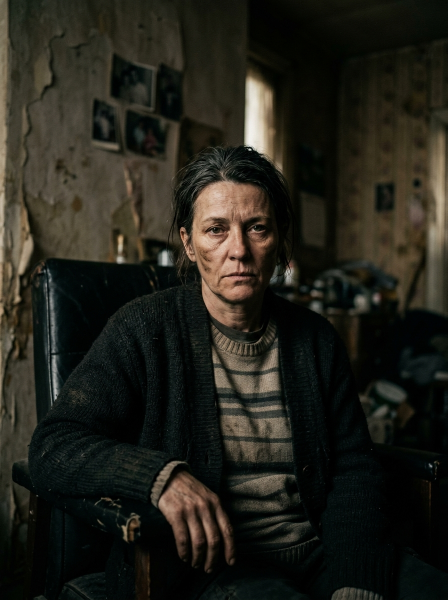
#> input picture assets/images/characters/street/ST_001_Mere_Kimmie.png, 896 x 1200 px (shown at 1/2 size)
$ python -i build_final_beauty_in_black_portraits.py   (imports and definitions only)
#> lines starting #> are read from the running program, lines starting #| are printed output that depends on the picture
import os
import sys
from PIL import Image, ImageEnhance, ImageDraw, ImageFilter

CACHE_DIR = '/tmp/wikimedia_cache'

# Mapping of all 60 canonical characters to source files, framing, and faction
PORTRAIT_CONFIG = {
    # -------------------------------------------------------------------------
    # STREET CAMPAIGN (28 Interlocutors)
    # -------------------------------------------------------------------------
    'ST_001': {
        'target': 'assets/images/characters/street/ST_001_Mere_Kimmie.png',
        'src': '960px-Tamara_Tunie_at_EssenceFest_2025.jpg',
        'role': 'Mère de Kimmie (Tamara Tunie)',
        'faction': 'street',
        'focus_y': 0.32,
        'crop_scale': 0.65,
    },
    'ST_002': {
        'target': 'assets/images/characters/street/ST_002_Gerant_Motel.png',
        'src': '960px-Dex_Robinson_at_EssenceFest_2025.jpg',
        'role': 'Gérant du Motel (Dex Robinson)',
        'faction': 'street',
        'focus_y': 0.30,
        'crop_scale': 0.65,
    },
    'ST_003': {
        'target': 'assets/images/characters/street/ST_003_Gerant_Club.png',
        'src': '960px-Cortez_Smith_at_EssenceFest_2025.jpg',
        'role': 'Gérant du Club - Velvet Lounge (Cortez Smith)',
        'faction': 'street',
        'focus_y': 0.30,
        'crop_scale': 0.65,
    },
    'ST_004': {
        'target': 'assets/images/characters/street/ST_004_Rain.png',
        'src': '960px-Coco_Jones_Essence_Festival_of_Culture_2025.jpg',
        'role': 'Rain - Star Dancer (Coco Jones)',
        'faction': 'street',
        'focus_y': 0.35,
        'crop_scale': 0.58,
    },
    'ST_005': {
        'target': 'assets/images/characters/street/ST_005_Norman.png',
        'src': '960px-Mike_Colter_by_Gage_Skidmore.jpg',
        'role': 'Norman - Bouncer & Sécurité (Mike Colter)',
        'faction': 'street',
        'focus_y': 0.38,
        'crop_scale': 0.70,
    },
    'ST_006': {
        'target': 'assets/images/characters/street/ST_006_Petite_Soeur.png',
        'src': '960px-Jordan_Chiles_on_2025_Essence_Festival_of_Culture_Carpet_%28cropped%29.jpg',
        'role': 'Petite Sœur (Jordan Chiles)',
        'faction': 'street',
        'focus_y': 0.35,
        'crop_scale': 0.70,
    },
    'ST_007': {
        'target': 'assets/images/characters/street/ST_007_Client_Emeche.png',
        'src': '960px-Druski_at_Essence_Festival_of_Culture_2025_01.jpg',
        'role': 'Client Éméché (Druski)',
        'faction': 'street',
        'focus_y': 0.28,
        'crop_scale': 0.60,
    },
    'ST_008': {
        'target': 'assets/images/characters/street/ST_008_Controle_Police.png',
        'src': '960px-Terry_Crews_by_Gage_Skidmore.jpg',
        'role': 'Contrôle de Police (Terry Crews)',
        'faction': 'street',
        'focus_y': 0.36,
        'crop_scale': 0.65,
    },
    'ST_009': {
        'target': 'assets/images/characters/street/ST_009_Gillian.png',
        'src': '960px-Quad_Webb_at_EssenceFest_2025.jpg',
        'role': 'Gillian (Quad Webb)',
        'faction': 'street',
        'focus_y': 0.28,
        'crop_scale': 0.60,
    },
    'ST_010': {
        'target': 'assets/images/characters/street/ST_010_Detective_Davis.png',
        'src': '960px-Noel_Braham_at_EssenceFest_2025.jpg',
        'role': 'Détective Davis (Noel Braham)',
        'faction': 'street',
        'focus_y': 0.32,
        'crop_scale': 0.65,
    },
    'ST_013': {
        'target': 'assets/images/characters/street/ST_013_Banquette_VIP.png',
        'src': '960px-CocoonClub_-_VIP_Coccon.jpg',
        'role': 'Banquette VIP',
        'faction': 'street',
        'focus_y': 0.50,
        'crop_scale': 1.0,
    },
    'ST_015': {
        'target': 'assets/images/characters/street/ST_015_Cipher.png',
        'src': '960px-Kyle_Bary_at_EssenceFest_2025.jpg',
        'role': 'Cipher (Kyle Bary)',
        'faction': 'street',
        'focus_y': 0.32,
        'crop_scale': 0.65,
    },
    'ST_020': {
        'target': 'assets/images/characters/street/ST_020_Sbires_Bell.png',
        'src': '960px-Winston_Duke_by_Gage_Skidmore.jpg',
        'role': 'Sbires Bell (Winston Duke)',
        'faction': 'street',
        'focus_y': 0.35,
        'crop_scale': 0.65,
    },
    'ST_021': {
        'target': 'assets/images/characters/street/ST_021_Receptionniste.png',
        'src': '960px-Crystal_Hayslett_at_EssenceFest_2025.jpg',
        'role': 'Réceptionniste de Luxe (Crystal Hayslett)',
        'faction': 'street',
        'focus_y': 0.30,
        'crop_scale': 0.65,
    },
    'ST_024': {
        'target': 'assets/images/characters/street/ST_024_Agent_Corrompu.png',
        'src': '960px-Daniel_Kaluuya_by_Gage_Skidmore.jpg',
        'role': 'Agent Corrompu (Daniel Kaluuya)',
        'faction': 'street',
        'focus_y': 0.35,
        'crop_scale': 0.65,
    },
    'ST_027': {
        'target': 'assets/images/characters/street/ST_027_Videosurveillance.png',
        'src': '960px-CCTV_control_room_monitor_wall.jpg',
        'role': 'Vidéosurveillance',
        'faction': 'street',
        'focus_y': 0.50,
        'crop_scale': 1.0,
    },
    'ST_028': {
        'target': 'assets/images/characters/street/ST_028_Marco.png',
        'src': '960px-Yahya_Abdul-Mateen_II_by_Gage_Skidmore.jpg',
        'role': 'Marco (Yahya Abdul-Mateen II)',
        'faction': 'street',
        'focus_y': 0.35,
        'crop_scale': 0.65,
    },
    'ST_030': {
        'target': 'assets/images/characters/street/ST_030_Panne_Secteur.png',
        'src': '960px-Blackout_Flatiron_%288147572701%29.jpg',
        'role': 'Panne de Secteur',
        'faction': 'street',
        'focus_y': 0.50,
        'crop_scale': 1.0,
    },
    'ST_032': {
        'target': 'assets/images/characters/street/ST_032_Incendie_Velvet.png',
        'src': '960px-Fire_engine_crews_receiving_night_operations_briefing_for_Bear_Fire_03.jpg',
        'role': 'L\'Incendie du Velvet',
        'faction': 'street',
        'focus_y': 0.50,
        'crop_scale': 1.0,
    },
    'ST_033': {
        'target': 'assets/images/characters/street/ST_033_Sbire_Arme.png',
        'src': '960px-Keith_Lee_on_the_carpet_at_EssenceFest_2025_-_01_-_cropped.jpg',
        'role': 'Sbire Armé (Keith Lee)',
        'faction': 'street',
        'focus_y': 0.32,
        'crop_scale': 0.65,
    },
    'ST_035': {
        'target': 'assets/images/characters/street/ST_035_SWAT_Pompiers.png',
        'src': '960px-2024_RNC_Swat_assemble.jpg',
        'role': 'SWAT & Pompiers',
        'faction': 'street',
        'focus_y': 0.50,
        'crop_scale': 1.0,
    },
    'ST_040': {
        'target': 'assets/images/characters/street/ST_040_Chambre_Forte.png',
        'src': 'Bank_vault_door.jpg',
        'role': 'Chambre Forte Bell',
        'faction': 'street',
        'focus_y': 0.50,
        'crop_scale': 1.0,
    },
    'ST_041': {
        'target': 'assets/images/characters/street/ST_041_President_Jury.png',
        'src': '960px-Forest_Whitaker_by_Gage_Skidmore.jpg',
        'role': 'Président du Jury (Forest Whitaker)',
        'faction': 'street',
        'focus_y': 0.35,
        'crop_scale': 0.65,
    },
    'ST_042': {
        'target': 'assets/images/characters/street/ST_042_Avocat_Bell.png',
        'src': '960px-Chiwetel_Ejiofor_by_Gage_Skidmore.jpg',
        'role': 'Avocat des Bell (Chiwetel Ejiofor)',
        'faction': 'street',
        'focus_y': 0.35,
        'crop_scale': 0.65,
    },
    'ST_044': {
        'target': 'assets/images/characters/street/ST_044_Procureur_Federal.png',
        'src': '960px-Emayatzy_Corinealdi_at_EssenceFest_2025.jpg',
        'role': 'Procureur Fédéral (Emayatzy Corinealdi)',
        'faction': 'street',
        'focus_y': 0.30,
        'crop_scale': 0.65,
    },
    'ST_046': {
        'target': 'assets/images/characters/street/ST_046_Collectif_Danseuses.png',
        'src': '960px-Schelle_Purcell_at_EssenceFest_2025.jpg',
        'role': 'Collectif des Danseuses (Schelle Purcell)',
        'faction': 'street',
        'focus_y': 0.32,
        'crop_scale': 0.65,
    },
    'ST_047': {
        'target': 'assets/images/characters/street/ST_047_Le_Greffier.png',
        'src': '960px-Aisha_Tyler_by_Gage_Skidmore.jpg',
        'role': 'Le Greffier (Aisha Tyler)',
        'faction': 'street',
        'focus_y': 0.35,
        'crop_scale': 0.65,
    },
    'ST_050': {
        'target': 'assets/images/characters/street/ST_050_Kimmie.png',
        'src': '960px-Taylor_Polidore_on_2025_Essence_Festival_of_Culture_Carpet_%28cropped%29.jpg',
        'role': 'Kimmie (Taylor Polidore Williams)',
        'faction': 'street',
        'focus_y': 0.38,
        'crop_scale': 0.70,
    },

    # -------------------------------------------------------------------------
    # EMPIRE CAMPAIGN (32 Interlocutors)
    # -------------------------------------------------------------------------
    'EM_001': {
        'target': 'assets/images/characters/empire/EM_001_Directeur_Financier.png',
        'src': '960px-DeVon_Franklin_on_2025_Essence_Festival_of_Culture_Carpet_%28cropped%29.jpg',
        'role': 'Directeur Financier (DeVon Franklin)',
        'faction': 'empire',
        'focus_y': 0.30,
        'crop_scale': 0.65,
    },
    'EM_002': {
        'target': 'assets/images/characters/empire/EM_002_Horace_Bell.png',
        'src': '960px-Ricco_Ross_at_EssenceFest_2025_-_cropped.jpg',
        'role': 'Horace Bell (Ricco Ross)',
        'faction': 'empire',
        'focus_y': 0.35,
        'crop_scale': 0.65,
    },
    'EM_003': {
        'target': 'assets/images/characters/empire/EM_003_Chimiste_Chef.png',
        'src': '960px-Jeffrey_Wright_by_Gage_Skidmore.jpg',
        'role': 'Chimiste en Chef (Jeffrey Wright)',
        'faction': 'empire',
        'focus_y': 0.35,
        'crop_scale': 0.65,
    },
    'EM_004': {
        'target': 'assets/images/characters/empire/EM_004_Roy_Bell.png',
        'src': '960px-Julian_Horton_at_EssenceFest_2025_%28cropped%29.jpg',
        'role': 'Roy Bell (Julian Horton)',
        'faction': 'empire',
        'focus_y': 0.38,
        'crop_scale': 0.70,
    },
    'EM_005': {
        'target': 'assets/images/characters/empire/EM_005_Journaliste_TV.png',
        'src': '960px-Rosario_Dawson_by_Gage_Skidmore.jpg',
        'role': 'Journaliste TV (Rosario Dawson)',
        'faction': 'empire',
        'focus_y': 0.35,
        'crop_scale': 0.65,
    },
    'EM_006': {
        'target': 'assets/images/characters/empire/EM_006_Procureur_Miller.png',
        'src': '960px-Sterling_K._Brown_by_Gage_Skidmore.jpg',
        'role': 'Procureur Miller (Sterling K. Brown)',
        'faction': 'empire',
        'focus_y': 0.35,
        'crop_scale': 0.60,
    },
    'EM_008': {
        'target': 'assets/images/characters/empire/EM_008_Jules_Bell.png',
        'src': '960px-Maxwell_Essence_Festival_of_Culture_2025.jpg',
        'role': 'Jules Bell (Maxwell)',
        'faction': 'empire',
        'focus_y': 0.36,
        'crop_scale': 0.60,
    },
    'EM_010': {
        'target': 'assets/images/characters/empire/EM_010_Raid_Fiscal.png',
        'src': '960px-2024_RNC_Swat_assemble.jpg',
        'role': 'Raid Fiscal',
        'faction': 'empire',
        'focus_y': 0.50,
        'crop_scale': 1.0,
    },
    'EM_013': {
        'target': 'assets/images/characters/empire/EM_013_Directrice_Marketing.png',
        'src': '960px-Bozoma_Saint_John_at_Essence_Festival_of_Culture_July_2025_%28cropped%29.jpg',
        'role': 'Directrice Marketing (Bozoma Saint John)',
        'faction': 'empire',
        'focus_y': 0.32,
        'crop_scale': 0.65,
    },
    'EM_014': {
        'target': 'assets/images/characters/empire/EM_014_Commissaire_District.png',
        'src': '960px-Lance_Reddick_by_Gage_Skidmore.jpg',
        'role': 'Commissaire du District (Lance Reddick)',
        'faction': 'empire',
        'focus_y': 0.35,
        'crop_scale': 0.65,
    },
    'EM_016': {
        'target': 'assets/images/characters/empire/EM_016_Conseil_Administration.png',
        'src': '960px-Djimon_Hounsou_by_Gage_Skidmore.jpg',
        'role': 'Conseil d\'Administration (Djimon Hounsou)',
        'faction': 'empire',
        'focus_y': 0.35,
        'crop_scale': 0.65,
    },
    'EM_017': {
        'target': 'assets/images/characters/empire/EM_017_Banquier_Suisse.png',
        'src': '960px-Morris_Chestnut_in_2010_by_Gage_Skidmore.jpg',
        'role': 'Banquier Suisse (Morris Chestnut)',
        'faction': 'empire',
        'focus_y': 0.35,
        'crop_scale': 0.65,
    },
    'EM_019': {
        'target': 'assets/images/characters/empire/EM_019_Journaliste_Times.png',
        'src': '960px-Zoe_Saldana_by_Gage_Skidmore.jpg',
        'role': 'Journaliste du Times (Zoe Saldana)',
        'faction': 'empire',
        'focus_y': 0.35,
        'crop_scale': 0.65,
    },
    'EM_020': {
        'target': 'assets/images/characters/empire/EM_020_Ligne_Urgence.png',
        'src': '960px-CCTV_control_room_monitor_wall.jpg',
        'role': 'Ligne d\'Urgence Bell',
        'faction': 'empire',
        'focus_y': 0.50,
        'crop_scale': 1.0,
    },
    'EM_021': {
        'target': 'assets/images/characters/empire/EM_021_Don_Salazar.png',
        'src': '960px-Pedro_Pascal_by_Gage_Skidmore.jpg',
        'role': 'Don Salazar (Pedro Pascal)',
        'faction': 'empire',
        'focus_y': 0.35,
        'crop_scale': 0.60,
    },
    'EM_022': {
        'target': 'assets/images/characters/empire/EM_022_Silas.png',
        'src': '960px-Winston_Duke_by_Gage_Skidmore.jpg',
        'role': 'Silas (Winston Duke)',
        'faction': 'empire',
        'focus_y': 0.35,
        'crop_scale': 0.65,
    },
    'EM_024': {
        'target': 'assets/images/characters/empire/EM_024_Juge_Vandermeer.png',
        'src': '960px-Erika_Alexander_at_EssenceFest_2025_-_cropped.jpg',
        'role': 'Juge Vandermeer (Erika Alexander)',
        'faction': 'empire',
        'focus_y': 0.32,
        'crop_scale': 0.65,
    },
    'EM_027': {
        'target': 'assets/images/characters/empire/EM_027_Archiviste.png',
        'src': '960px-Giancarlo_Esposito_by_Gage_Skidmore.jpg',
        'role': 'L\'Archiviste des Bell (Giancarlo Esposito)',
        'faction': 'empire',
        'focus_y': 0.35,
        'crop_scale': 0.65,
    },
    'EM_028': {
        'target': 'assets/images/characters/empire/EM_028_Analyste_Financier.png',
        'src': '960px-Yahya_Abdul-Mateen_II_by_Gage_Skidmore.jpg',
        'role': 'Analyste Financier (Yahya Abdul-Mateen II)',
        'faction': 'empire',
        'focus_y': 0.35,
        'crop_scale': 0.65,
    },
    'EM_030': {
        'target': 'assets/images/characters/empire/EM_030_Reseau_SWIFT.png',
        'src': '960px-CCTV_control_room_monitor_wall.jpg',
        'role': 'Réseau SWIFT',
        'faction': 'empire',
        'focus_y': 0.50,
        'crop_scale': 1.0,
    },
    'EM_031': {
        'target': 'assets/images/characters/empire/EM_031_President_Tribunal.png',
        'src': '960px-Forest_Whitaker_by_Gage_Skidmore.jpg',
        'role': 'Président du Tribunal (Forest Whitaker)',
        'faction': 'empire',
        'focus_y': 0.35,
        'crop_scale': 0.65,
    },
    'EM_036': {
        'target': 'assets/images/characters/empire/EM_036_Mandataire_Judiciaire.png',
        'src': '960px-David_Ramsey_by_Gage_Skidmore.jpg',
        'role': 'Mandataire Judiciaire (David Ramsey)',
        'faction': 'empire',
        'focus_y': 0.35,
        'crop_scale': 0.60,
    },
    'EM_038': {
        'target': 'assets/images/characters/empire/EM_038_Maitre_Sterling.png',
        'src': '960px-Chiwetel_Ejiofor_by_Gage_Skidmore.jpg',
        'role': 'Maître Sterling (Chiwetel Ejiofor)',
        'faction': 'empire',
        'focus_y': 0.35,
        'crop_scale': 0.65,
    },
    'EM_039': {
        'target': 'assets/images/characters/empire/EM_039_Attache_Presse.png',
        'src': '960px-Nathalie_Emmanuel_by_Gage_Skidmore.jpg',
        'role': 'Attaché de Presse (Nathalie Emmanuel)',
        'faction': 'empire',
        'focus_y': 0.35,
        'crop_scale': 0.65,
    },
    'EM_040': {
        'target': 'assets/images/characters/empire/EM_040_Salle_Attente.png',
        'src': '960px-Main_hallway_of_the_Conway_County_Courthouse_in_Morrilton%2C_AR.jpg',
        'role': 'Salle d\'Attente Fédérale',
        'faction': 'empire',
        'focus_y': 0.50,
        'crop_scale': 1.0,
    },
    'EM_041': {
        'target': 'assets/images/characters/empire/EM_041_Greffier_Federal.png',
        'src': '960px-Aisha_Tyler_by_Gage_Skidmore.jpg',
        'role': 'Greffier Fédéral (Aisha Tyler)',
        'faction': 'empire',
        'focus_y': 0.35,
        'crop_scale': 0.65,
    },
    'EM_043': {
        'target': 'assets/images/characters/empire/EM_043_Chef_Marque_Luxe.png',
        'src': '960px-Yandy_Smith_at_EssenceFest_2025.jpg',
        'role': 'Chef de Marque Luxe (Yandy Smith)',
        'faction': 'empire',
        'focus_y': 0.28,
        'crop_scale': 0.60,
    },
    'EM_045': {
        'target': 'assets/images/characters/empire/EM_045_Commissaire_Priseur.png',
        'src': '960px-Morris_Chestnut_in_2010_by_Gage_Skidmore.jpg',
        'role': 'Commissaire-Priseur (Morris Chestnut)',
        'faction': 'empire',
        'focus_y': 0.35,
        'crop_scale': 0.65,
    },
    'EM_046': {
        'target': 'assets/images/characters/empire/EM_046_Consortium_Asie.png',
        'src': '960px-Anthony_Mackie_by_Gage_Skidmore.jpg',
        'role': 'Consortium d\'Asie (Anthony Mackie)',
        'faction': 'empire',
        'focus_y': 0.35,
        'crop_scale': 0.65,
    },
    'EM_047': {
        'target': 'assets/images/characters/empire/EM_047_Gouverneur.png',
        'src': '960px-Colman_Domingo_by_Gage_Skidmore.jpg',
        'role': 'Le Gouverneur (Colman Domingo)',
        'faction': 'empire',
        'focus_y': 0.35,
        'crop_scale': 0.65,
    },
    'EM_049': {
        'target': 'assets/images/characters/empire/EM_049_President_Sommet.png',
        'src': '960px-Forest_Whitaker_by_Gage_Skidmore.jpg',
        'role': 'Président du Sommet (Forest Whitaker)',
        'faction': 'empire',
        'focus_y': 0.35,
        'crop_scale': 0.65,
    },
    'EM_050': {
        'target': 'assets/images/characters/empire/EM_050_Mallory_Bell.png',
        'src': '960px-Miss_USA_Crystle_Stewart_at_Mercedes-Benz_Fashion_Week.jpg',
        'role': 'Mallory Bell (Crystle Stewart)',
        'faction': 'empire',
        'focus_y': 0.28,
        'crop_scale': 0.70,
    },
}

def process_portrait(src_path, dst_path, faction='street', focus_y=0.35, crop_scale=0.65):
#> called with dst_path = 'out.png', faction = 'street', focus_y = 0.35, crop_scale = 0.65
    im = Image.open(src_path).convert('RGB')
#> im is the input picture: PIL image 896x1200 RGB; mean R, G, B 34.8, 33.8, 25.9
    w, h = im.size

    # Target aspect ratio 3:4 (480 x 640)
    target_aspect = 480 / 640  # 0.75

    # Calculate crop box centered on focus_y
    if crop_scale < 1.0:
        # Scale down the view area to zoom tightly on head & face
        crop_h = int(h * crop_scale)
        crop_w = int(crop_h * target_aspect)
        if crop_w > w:
            crop_w = w
            crop_h = int(w / target_aspect)

        center_x = w // 2
        center_y = int(h * focus_y)

        left = max(0, center_x - crop_w // 2)
        top = max(0, center_y - crop_h // 2)

        if left + crop_w > w:
            left = max(0, w - crop_w)
        if top + crop_h > h:
            top = max(0, h - crop_h)

        cropped = im.crop((left, top, min(w, left + crop_w), min(h, top + crop_h)))
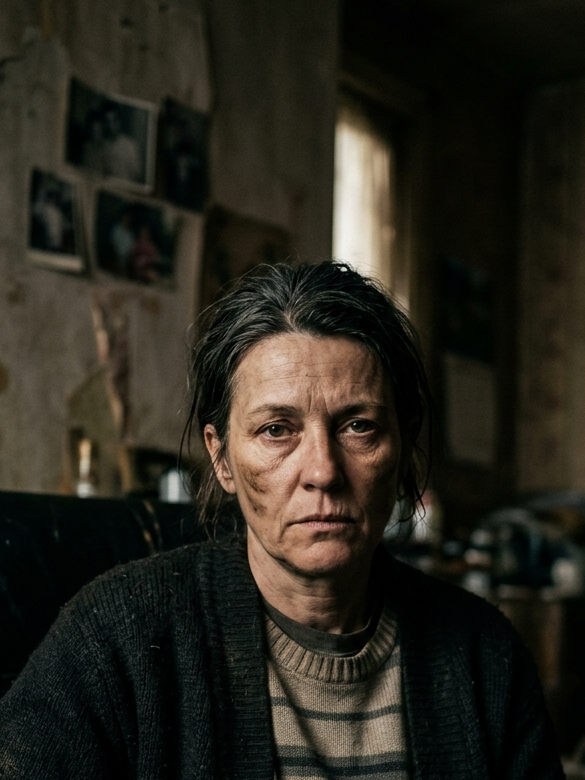
#> cropped: PIL image 585x780 RGB; mean R, G, B 40.2, 37.6, 28.7
    else:
        # Full landscape or environmental image -> standard 3:4 crop
        img_aspect = w / h
        if img_aspect > target_aspect:
            crop_h = h
            crop_w = int(h * target_aspect)
            left = max(0, (w - crop_w) // 2)
            top = 0
        else:
            crop_w = w
            crop_h = int(w / target_aspect)
            left = 0
            center_y = int(h * focus_y)
            top = max(0, center_y - crop_h // 2)
            if top + crop_h > h:
                top = max(0, h - crop_h)
        cropped = im.crop((left, top, min(w, left + crop_w), min(h, top + crop_h)))

    resized = cropped.resize((480, 640), Image.Resampling.LANCZOS)

    # Dark Luxury Neo-Noir Grading
    if faction == 'street':
        enhancer = ImageEnhance.Contrast(resized)
        graded = enhancer.enhance(1.22)
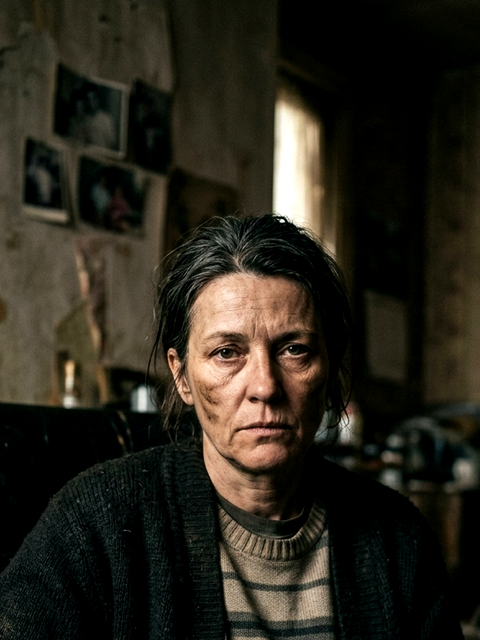
#> graded: PIL image 480x640 RGB; mean R, G, B 41.8, 37.9, 27.9
        enhancer = ImageEnhance.Color(graded)
        graded = enhancer.enhance(1.10)
        bg_color = (10, 11, 16)  # Deep obsidian noir
    else:
        enhancer = ImageEnhance.Contrast(resized)
        graded = enhancer.enhance(1.25)
        enhancer = ImageEnhance.Color(graded)
        graded = enhancer.enhance(1.15)
        bg_color = (12, 10, 8)   # Deep rich dark bronze/gold obsidian

    # Subtle radial feather vignette to dissolve edges into the dark luxury card frame
    mask = Image.new('L', (480, 640), 0)
#> mask: PIL image 480x640 L; every value is 0
    draw = ImageDraw.Draw(mask)
    draw.ellipse([(-70, -50), (550, 580)], fill=255)
    mask = mask.filter(ImageFilter.GaussianBlur(75))
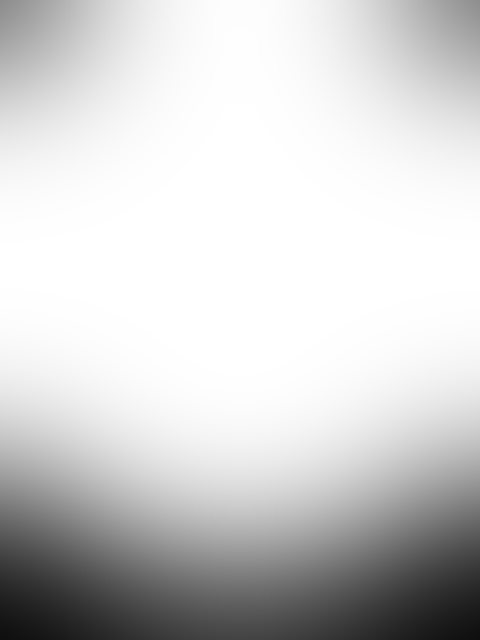
#> mask: PIL image 480x640 L; min 14, max 255, mean 208.5

    bg = Image.new('RGB', (480, 640), bg_color)
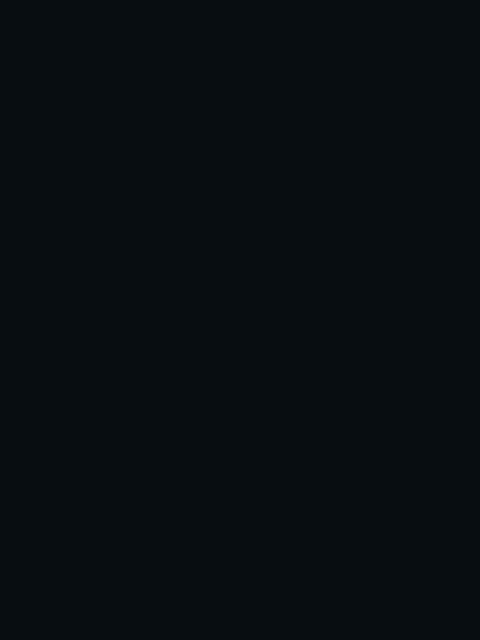
#> bg: PIL image 480x640 RGB; mean R, G, B 10, 11, 16
    final = Image.composite(graded, bg, mask)
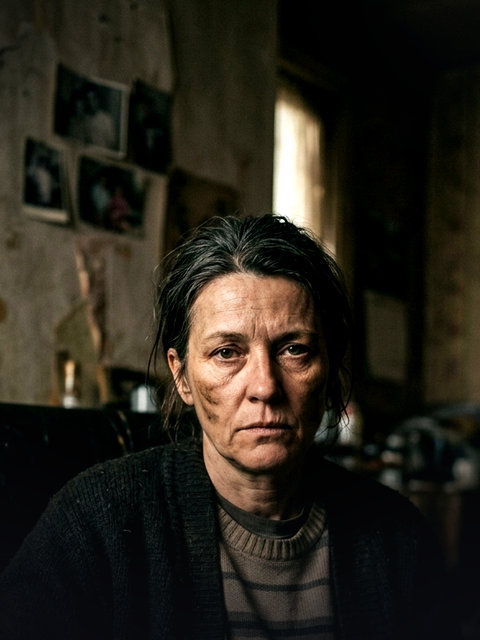
#> final: PIL image 480x640 RGB; mean R, G, B 39.9, 35.5, 26.4

    os.makedirs(os.path.dirname(dst_path), exist_ok=True)
    final.save(dst_path, 'PNG', optimize=True)
    return True

# [32 lines left out: function main, not called in this run]

# [2 lines not run here, left out]

>>> result = process_portrait('../assets/images/characters/street/ST_001_Mere_Kimmie.png', 'out.png')
